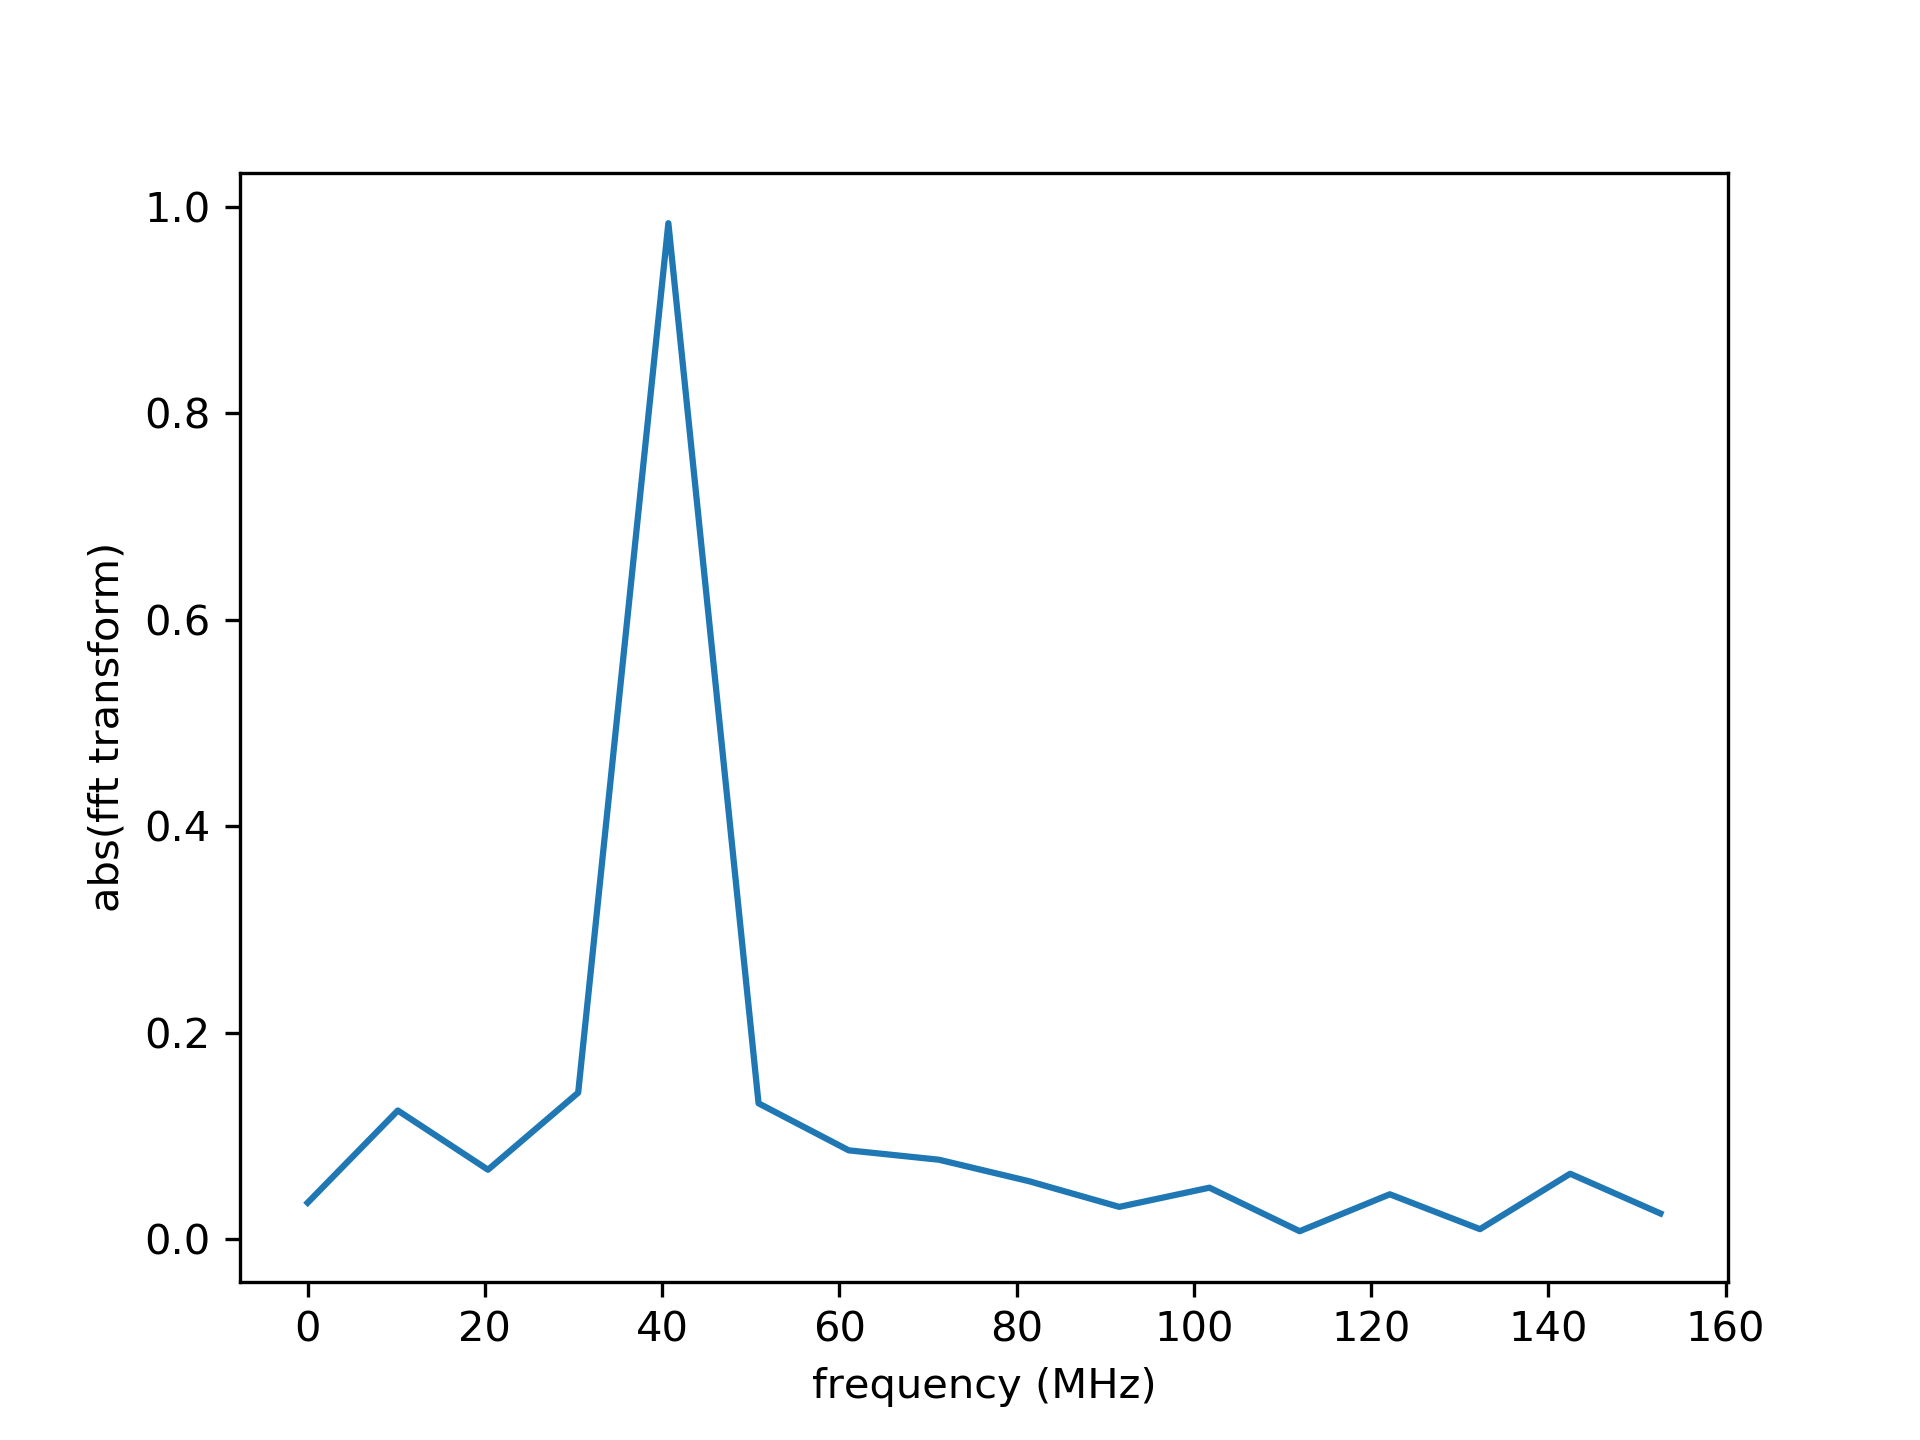

Write Python code to recreate this figure.
import os

import matplotlib.pyplot as plt
import numpy.fft as nfft

import utility.mat_handling as mhand


def main():
    path = '//nas.ads.mwn.de/TUZE/wsi/e24/ReinhardLab/data_setup_nv1/180625_d35_gradient_nv_echo'
    filename = '24ma_450ns.001.mat'
    full_path = os.path.join(path, filename)
    data = mhand.load_mat_file(full_path)
    taus = mhand.extract_taus(data) * 1e-9
    differences = mhand.extract_difference(data)

    plot_difference(differences, filename, taus)

    fft_differences = nfft.rfft(differences)
    freqs = nfft.rfftfreq(len(taus), taus[1] - taus[0])

    plot_fft_difference(fft_differences, filename, freqs)


def plot_fft_difference(fft_differences, filename, freqs):
    plt.close('all')
    plt.plot(freqs * 1e-6, abs(fft_differences))
    plt.xlabel('frequency (MHz)')
    plt.ylabel('abs(fft transform)')
    plt.savefig('{}_fft.png'.format(filename.split('.')[0]), dpi=300)


def plot_difference(differences, filename, taus):
    plt.close('all')
    plt.plot(taus * 1e9, differences)
    plt.xlabel('current duration (ns)')
    plt.ylabel('signal difference')
    plt.savefig('{}_diff.png'.format(filename.split('.')[0]), dpi=300)


if __name__ == '__main__':
    main()
